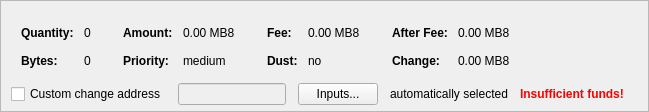
    <widget class="QFrame" name="frameCoinControl">
     <property name="sizePolicy">
      <sizepolicy hsizetype="Expanding" vsizetype="Expanding">
       <horstretch>0</horstretch>
       <verstretch>0</verstretch>
      </sizepolicy>
     </property>
     <property name="maximumSize">
      <size>
       <width>16777215</width>
       <height>16777215</height>
      </size>
     </property>
     <property name="frameShape">
      <enum>QFrame::StyledPanel</enum>
     </property>
     <property name="frameShadow">
      <enum>QFrame::Sunken</enum>
     </property>
     <layout class="QVBoxLayout" name="verticalLayoutCoinControl2">
      <property name="spacing">
       <number>0</number>
      </property>
      <property name="leftMargin">
       <number>0</number>
      </property>
      <property name="topMargin">
       <number>0</number>
      </property>
      <property name="rightMargin">
       <number>0</number>
      </property>
      <property name="bottomMargin">
       <number>6</number>
      </property>
      <item>
       <layout class="QVBoxLayout" name="verticalLayoutCoinControl" stretch="0,0,0">
        <property name="spacing">
         <number>0</number>
        </property>
        <property name="leftMargin">
         <number>10</number>
        </property>
        <property name="topMargin">
         <number>10</number>
        </property>
        <item>
         <layout class="QHBoxLayout" name="horizontalLayoutCoinControl2" stretch="0">
          <property name="spacing">
           <number>8</number>
          </property>
          <property name="bottomMargin">
           <number>10</number>
          </property>
          <item>
           <spacer name="horizontalSpacerCoinControl">
            <property name="orientation">
             <enum>Qt::Horizontal</enum>
            </property>
            <property name="sizeHint" stdset="0">
             <size>
              <width>40</width>
              <height>1</height>
             </size>
            </property>
           </spacer>
          </item>
         </layout>
        </item>
        <item>
         <widget class="QWidget" name="widgetCoinControl" native="true">
          <property name="sizePolicy">
           <sizepolicy hsizetype="Preferred" vsizetype="Preferred">
            <horstretch>0</horstretch>
            <verstretch>0</verstretch>
           </sizepolicy>
          </property>
          <property name="minimumSize">
           <size>
            <width>0</width>
            <height>0</height>
           </size>
          </property>
          <property name="styleSheet">
           <string notr="true"/>
          </property>
          <layout class="QHBoxLayout" name="horizontalLayoutCoinControl5">
           <property name="leftMargin">
            <number>0</number>
           </property>
           <property name="topMargin">
            <number>0</number>
           </property>
           <property name="rightMargin">
            <number>0</number>
           </property>
           <property name="bottomMargin">
            <number>0</number>
           </property>
           <item>
            <layout class="QHBoxLayout" name="horizontalLayoutCoinControl3" stretch="0,0,0,1">
             <property name="spacing">
              <number>20</number>
             </property>
             <property name="topMargin">
              <number>0</number>
             </property>
             <property name="bottomMargin">
              <number>10</number>
             </property>
             <item>
              <layout class="QFormLayout" name="formLayoutCoinControl1">
               <property name="horizontalSpacing">
                <number>10</number>
               </property>
               <property name="verticalSpacing">
                <number>14</number>
               </property>
               <property name="leftMargin">
                <number>10</number>
               </property>
               <property name="topMargin">
                <number>4</number>
               </property>
               <property name="rightMargin">
                <number>6</number>
               </property>
               <item row="0" column="0">
                <widget class="QLabel" name="labelCoinControlQuantityText">
                 <property name="font">
                  <font>
                   <weight>75</weight>
                   <bold>true</bold>
                  </font>
                 </property>
                 <property name="text">
                  <string>Quantity:</string>
                 </property>
                 <property name="margin">
                  <number>0</number>
                 </property>
                </widget>
               </item>
               <item row="0" column="1">
                <widget class="QLabel" name="labelCoinControlQuantity">
                 <property name="cursor">
                  <cursorShape>IBeamCursor</cursorShape>
                 </property>
                 <property name="contextMenuPolicy">
                  <enum>Qt::ActionsContextMenu</enum>
                 </property>
                 <property name="text">
                  <string notr="true">0</string>
                 </property>
                 <property name="margin">
                  <number>0</number>
                 </property>
                 <property name="textInteractionFlags">
                  <set>Qt::LinksAccessibleByMouse|Qt::TextSelectableByKeyboard|Qt::TextSelectableByMouse</set>
                 </property>
                </widget>
               </item>
               <item row="1" column="0">
                <widget class="QLabel" name="labelCoinControlBytesText">
                 <property name="font">
                  <font>
                   <weight>75</weight>
                   <bold>true</bold>
                  </font>
                 </property>
                 <property name="text">
                  <string>Bytes:</string>
                 </property>
                </widget>
               </item>
               <item row="1" column="1">
                <widget class="QLabel" name="labelCoinControlBytes">
                 <property name="cursor">
                  <cursorShape>IBeamCursor</cursorShape>
                 </property>
                 <property name="contextMenuPolicy">
                  <enum>Qt::ActionsContextMenu</enum>
                 </property>
                 <property name="text">
                  <string notr="true">0</string>
                 </property>
                 <property name="textInteractionFlags">
                  <set>Qt::LinksAccessibleByMouse|Qt::TextSelectableByKeyboard|Qt::TextSelectableByMouse</set>
                 </property>
                </widget>
               </item>
              </layout>
             </item>
             <item>
              <layout class="QFormLayout" name="formLayoutCoinControl2">
               <property name="horizontalSpacing">
                <number>10</number>
               </property>
               <property name="verticalSpacing">
                <number>14</number>
               </property>
               <property name="leftMargin">
                <number>6</number>
               </property>
               <property name="topMargin">
                <number>4</number>
               </property>
               <property name="rightMargin">
                <number>6</number>
               </property>
               <item row="0" column="0">
                <widget class="QLabel" name="labelCoinControlAmountText">
                 <property name="font">
                  <font>
                   <weight>75</weight>
                   <bold>true</bold>
                  </font>
                 </property>
                 <property name="text">
                  <string>Amount:</string>
                 </property>
                 <property name="margin">
                  <number>0</number>
                 </property>
                </widget>
               </item>
               <item row="0" column="1">
                <widget class="QLabel" name="labelCoinControlAmount">
                 <property name="cursor">
                  <cursorShape>IBeamCursor</cursorShape>
                 </property>
                 <property name="contextMenuPolicy">
                  <enum>Qt::ActionsContextMenu</enum>
                 </property>
                 <property name="text">
                  <string notr="true">0.00 MB8</string>
                 </property>
                 <property name="textInteractionFlags">
                  <set>Qt::LinksAccessibleByMouse|Qt::TextSelectableByKeyboard|Qt::TextSelectableByMouse</set>
                 </property>
                </widget>
               </item>
               <item row="1" column="0">
                <widget class="QLabel" name="labelCoinControlPriorityText">
                 <property name="font">
                  <font>
                   <weight>75</weight>
                   <bold>true</bold>
                  </font>
                 </property>
                 <property name="text">
                  <string>Priority:</string>
                 </property>
                </widget>
               </item>
               <item row="1" column="1">
                <widget class="QLabel" name="labelCoinControlPriority">
                 <property name="cursor">
                  <cursorShape>IBeamCursor</cursorShape>
                 </property>
                 <property name="contextMenuPolicy">
                  <enum>Qt::ActionsContextMenu</enum>
                 </property>
                 <property name="text">
                  <string notr="true">medium</string>
                 </property>
                 <property name="textInteractionFlags">
                  <set>Qt::LinksAccessibleByMouse|Qt::TextSelectableByKeyboard|Qt::TextSelectableByMouse</set>
                 </property>
                </widget>
               </item>
              </layout>
             </item>
             <item>
              <layout class="QFormLayout" name="formLayoutCoinControl3">
               <property name="horizontalSpacing">
                <number>10</number>
               </property>
               <property name="verticalSpacing">
                <number>14</number>
               </property>
               <property name="leftMargin">
                <number>6</number>
               </property>
               <property name="topMargin">
                <number>4</number>
               </property>
               <property name="rightMargin">
                <number>6</number>
               </property>
               <item row="0" column="0">
                <widget class="QLabel" name="labelCoinControlFeeText">
                 <property name="font">
                  <font>
                   <weight>75</weight>
                   <bold>true</bold>
                  </font>
                 </property>
                 <property name="text">
                  <string>Fee:</string>
                 </property>
                 <property name="margin">
                  <number>0</number>
                 </property>
                </widget>
               </item>
               <item row="0" column="1">
                <widget class="QLabel" name="labelCoinControlFee">
                 <property name="cursor">
                  <cursorShape>IBeamCursor</cursorShape>
                 </property>
                 <property name="contextMenuPolicy">
                  <enum>Qt::ActionsContextMenu</enum>
                 </property>
                 <property name="text">
                  <string notr="true">0.00 MB8</string>
                 </property>
                 <property name="textInteractionFlags">
                  <set>Qt::LinksAccessibleByMouse|Qt::TextSelectableByKeyboard|Qt::TextSelectableByMouse</set>
                 </property>
                </widget>
               </item>
               <item row="1" column="0">
                <widget class="QLabel" name="labelCoinControlLowOutputText">
                 <property name="font">
                  <font>
                   <weight>75</weight>
                   <bold>true</bold>
                  </font>
                 </property>
                 <property name="text">
                  <string>Dust:</string>
                 </property>
                </widget>
               </item>
               <item row="1" column="1">
                <widget class="QLabel" name="labelCoinControlLowOutput">
                 <property name="cursor">
                  <cursorShape>IBeamCursor</cursorShape>
                 </property>
                 <property name="contextMenuPolicy">
                  <enum>Qt::ActionsContextMenu</enum>
                 </property>
                 <property name="text">
                  <string notr="true">no</string>
                 </property>
                 <property name="textInteractionFlags">
                  <set>Qt::LinksAccessibleByMouse|Qt::TextSelectableByKeyboard|Qt::TextSelectableByMouse</set>
                 </property>
                </widget>
               </item>
              </layout>
             </item>
             <item>
              <layout class="QFormLayout" name="formLayoutCoinControl4">
               <property name="horizontalSpacing">
                <number>10</number>
               </property>
               <property name="verticalSpacing">
                <number>14</number>
               </property>
               <property name="leftMargin">
                <number>6</number>
               </property>
               <property name="topMargin">
                <number>4</number>
               </property>
               <property name="rightMargin">
                <number>6</number>
               </property>
               <item row="0" column="0">
                <widget class="QLabel" name="labelCoinControlAfterFeeText">
                 <property name="font">
                  <font>
                   <weight>75</weight>
                   <bold>true</bold>
                  </font>
                 </property>
                 <property name="text">
                  <string>After Fee:</string>
                 </property>
                 <property name="margin">
                  <number>0</number>
                 </property>
                </widget>
               </item>
               <item row="0" column="1">
                <widget class="QLabel" name="labelCoinControlAfterFee">
                 <property name="cursor">
                  <cursorShape>IBeamCursor</cursorShape>
                 </property>
                 <property name="contextMenuPolicy">
                  <enum>Qt::ActionsContextMenu</enum>
                 </property>
                 <property name="text">
                  <string notr="true">0.00 MB8</string>
                 </property>
                 <property name="textInteractionFlags">
                  <set>Qt::LinksAccessibleByMouse|Qt::TextSelectableByKeyboard|Qt::TextSelectableByMouse</set>
                 </property>
                </widget>
               </item>
               <item row="1" column="0">
                <widget class="QLabel" name="labelCoinControlChangeText">
                 <property name="font">
                  <font>
                   <weight>75</weight>
                   <bold>true</bold>
                  </font>
                 </property>
                 <property name="text">
                  <string>Change:</string>
                 </property>
                </widget>
               </item>
               <item row="1" column="1">
                <widget class="QLabel" name="labelCoinControlChange">
                 <property name="cursor">
                  <cursorShape>IBeamCursor</cursorShape>
                 </property>
                 <property name="contextMenuPolicy">
                  <enum>Qt::ActionsContextMenu</enum>
                 </property>
                 <property name="text">
                  <string notr="true">0.00 MB8</string>
                 </property>
                 <property name="textInteractionFlags">
                  <set>Qt::LinksAccessibleByMouse|Qt::TextSelectableByKeyboard|Qt::TextSelectableByMouse</set>
                 </property>
                </widget>
               </item>
              </layout>
             </item>
            </layout>
           </item>
          </layout>
         </widget>
        </item>
        <item>
         <layout class="QHBoxLayout" name="horizontalLayoutCoinControl4" stretch="0,0,0,0,0,0">
          <property name="spacing">
           <number>12</number>
          </property>
          <property name="sizeConstraint">
           <enum>QLayout::SetDefaultConstraint</enum>
          </property>
          <property name="topMargin">
           <number>5</number>
          </property>
          <property name="rightMargin">
           <number>5</number>
          </property>
          <item>
           <widget class="QCheckBox" name="checkBoxCoinControlChange">
            <property name="toolTip">
             <string>If this is activated, but the change address is empty or invalid, change will be sent to a newly generated address.</string>
            </property>
            <property name="text">
             <string>Custom change address</string>
            </property>
           </widget>
          </item>
          <item>
           <widget class="QValidatedLineEdit" name="lineEditCoinControlChange">
            <property name="enabled">
             <bool>false</bool>
            </property>
            <property name="sizePolicy">
             <sizepolicy hsizetype="Expanding" vsizetype="Fixed">
              <horstretch>0</horstretch>
              <verstretch>0</verstretch>
             </sizepolicy>
            </property>
           </widget>
          </item>
          <item>
           <widget class="QPushButton" name="pushButtonCoinControl">
            <property name="styleSheet">
             <string notr="true"/>
            </property>
            <property name="text">
             <string>Inputs...</string>
            </property>
            <property name="autoDefault">
             <bool>false</bool>
            </property>
           </widget>
          </item>
          <item>
           <widget class="QLabel" name="labelCoinControlAutomaticallySelected">
            <property name="text">
             <string>automatically selected</string>
            </property>
            <property name="margin">
             <number>5</number>
            </property>
           </widget>
          </item>
          <item>
           <widget class="QLabel" name="labelCoinControlInsuffFunds">
            <property name="font">
             <font>
              <weight>75</weight>
              <bold>true</bold>
             </font>
            </property>
            <property name="styleSheet">
             <string notr="true">color:red;font-weight:bold;</string>
            </property>
            <property name="text">
             <string>Insufficient funds!</string>
            </property>
            <property name="margin">
             <number>5</number>
            </property>
           </widget>
          </item>
          <item>
           <widget class="QLabel" name="labelCoinControlChangeLabel">
            <property name="sizePolicy">
             <sizepolicy hsizetype="Preferred" vsizetype="Expanding">
              <horstretch>0</horstretch>
              <verstretch>0</verstretch>
             </sizepolicy>
            </property>
            <property name="minimumSize">
             <size>
              <width>0</width>
              <height>0</height>
             </size>
            </property>
            <property name="text">
             <string/>
            </property>
            <property name="margin">
             <number>3</number>
            </property>
           </widget>
          </item>
         </layout>
        </item>
       </layout>
      </item>
     </layout>
    </widget>
